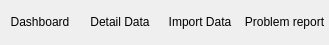
            <widget class="QFrame" name="DT_fun_frame">
             <property name="maximumSize">
              <size>
               <width>16777215</width>
               <height>45</height>
              </size>
             </property>
             <property name="frameShape">
              <enum>QFrame::NoFrame</enum>
             </property>
             <layout class="QHBoxLayout" name="horizontalLayout_51">
              <property name="spacing">
               <number>0</number>
              </property>
              <property name="leftMargin">
               <number>0</number>
              </property>
              <property name="topMargin">
               <number>0</number>
              </property>
              <property name="rightMargin">
               <number>0</number>
              </property>
              <property name="bottomMargin">
               <number>0</number>
              </property>
              <item>
               <widget class="QPushButton" name="DT_dashboard_btn">
                <property name="sizePolicy">
                 <sizepolicy hsizetype="Minimum" vsizetype="Maximum">
                  <horstretch>0</horstretch>
                  <verstretch>0</verstretch>
                 </sizepolicy>
                </property>
                <property name="text">
                 <string>Dashboard</string>
                </property>
                <property name="icon">
                 <iconset>
                  <normaloff>../../../../../program/Icons/Dashboard.ico</normaloff>../../../../../program/Icons/Dashboard.ico</iconset>
                </property>
                <property name="iconSize">
                 <size>
                  <width>50</width>
                  <height>25</height>
                 </size>
                </property>
                <property name="default">
                 <bool>false</bool>
                </property>
                <property name="flat">
                 <bool>true</bool>
                </property>
               </widget>
              </item>
              <item>
               <widget class="QPushButton" name="DT_data_btn">
                <property name="text">
                 <string>Detail Data</string>
                </property>
                <property name="icon">
                 <iconset>
                  <normaloff>../../../../../program/Icons/Record.ico</normaloff>../../../../../program/Icons/Record.ico</iconset>
                </property>
                <property name="iconSize">
                 <size>
                  <width>25</width>
                  <height>25</height>
                 </size>
                </property>
                <property name="flat">
                 <bool>true</bool>
                </property>
               </widget>
              </item>
              <item>
               <widget class="QPushButton" name="DT_import_data_btn">
                <property name="text">
                 <string>Import Data</string>
                </property>
                <property name="icon">
                 <iconset>
                  <normaloff>../../../../Icons/Import.ico</normaloff>../../../../Icons/Import.ico</iconset>
                </property>
                <property name="iconSize">
                 <size>
                  <width>25</width>
                  <height>25</height>
                 </size>
                </property>
                <property name="flat">
                 <bool>true</bool>
                </property>
               </widget>
              </item>
              <item>
               <widget class="QPushButton" name="DT_problem_report_btn">
                <property name="text">
                 <string>Problem report</string>
                </property>
                <property name="icon">
                 <iconset>
                  <normaloff>../../../../../program/Icons/problem_report.png</normaloff>../../../../../program/Icons/problem_report.png</iconset>
                </property>
                <property name="iconSize">
                 <size>
                  <width>25</width>
                  <height>25</height>
                 </size>
                </property>
                <property name="flat">
                 <bool>true</bool>
                </property>
               </widget>
              </item>
             </layout>
            </widget>
